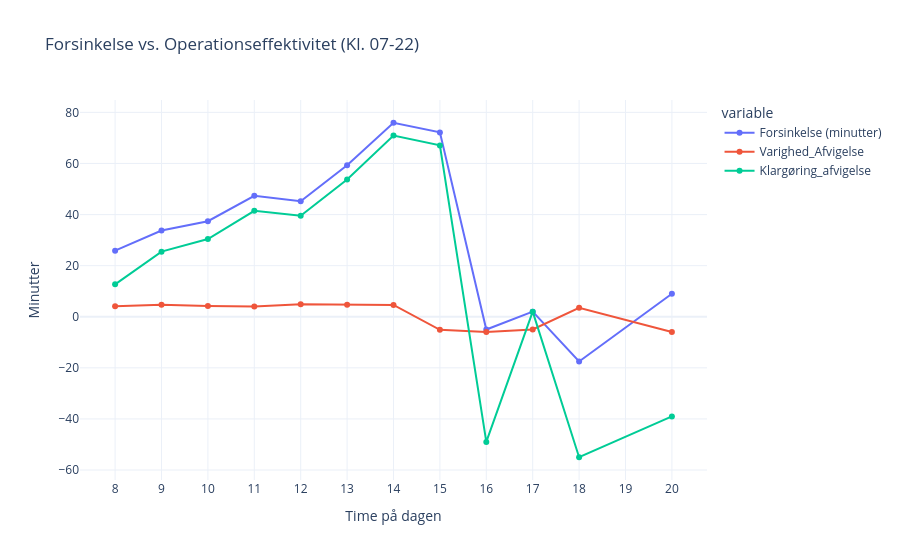

The notebook cell this image was saved under:
### Code cell
# timerne fra 7 til og med 22
df_filtered = df_planlagt_eye[(df_planlagt_eye['Time'] >= 8) & (df_planlagt_eye['Time'] <= 22)]

# 2. Lav den gennemsnitlige beregning baseret på det filtrerede data
pivot_data = df_filtered.groupby('Time')[['Forsinkelse (minutter)', 'Varighed_Afvigelse', 'Klargøring_afvigelse']].mean().reset_index()

# 3. Lav plottet
fig = px.line(pivot_data, x='Time', y=['Forsinkelse (minutter)', 'Varighed_Afvigelse', 'Klargøring_afvigelse'],
              title='Forsinkelse vs. Operationseffektivitet (Kl. 07-22)',
              labels={'value': 'Minutter', 'Time': 'Time på dagen'},
              markers=True,
              template="plotly_white")

# Gør x-aksen pænere, så den viser hver time
fig.update_layout(xaxis=dict(tickmode='linear', tick0=7, dtick=1))

fig.show()

### Figure 1 — Plotly figure (JSON) as saved in the notebook; plotly's stock layout.template omitted (floating-point values rounded to 4 significant figures)
{"data": [{"hovertemplate": "variable=Forsinkelse (minutter)<br>Time på dagen=%{x}<br>Minutter=%{y}<extra></extra>", "legendgroup": "Forsinkelse (minutter)", "line": {"color": "#636efa", "dash": "solid"}, "marker": {"symbol": "circle"}, "mode": "lines+markers", "name": "Forsinkelse (minutter)", "orientation": "v", "showlegend": true, "type": "scatter", "x": [8.0, 9.0, 10.0, 11.0, 12.0, 13.0, 14.0, 15.0, 16.0, 17.0, 18.0, 20.0], "xaxis": "x", "y": [25.88, 33.77, 37.4, 47.33, 45.22, 59.3, 75.95, 72.17, -5.0, 2.0, -17.5, 9.0], "yaxis": "y"}, {"hovertemplate": "variable=Varighed_Afvigelse<br>Time på dagen=%{x}<br>Minutter=%{y}<extra></extra>", "legendgroup": "Varighed_Afvigelse", "line": {"color": "#EF553B", "dash": "solid"}, "marker": {"symbol": "circle"}, "mode": "lines+markers", "name": "Varighed_Afvigelse", "orientation": "v", "showlegend": true, "type": "scatter", "x": [8.0, 9.0, 10.0, 11.0, 12.0, 13.0, 14.0, 15.0, 16.0, 17.0, 18.0, 20.0], "xaxis": "x", "y": [4.157, 4.725, 4.186, 3.983, 4.883, 4.679, 4.617, -5.109, -6.0, -5.0, 3.5, -6.0], "yaxis": "y"}, {"hovertemplate": "variable=Klargøring_afvigelse<br>Time på dagen=%{x}<br>Minutter=%{y}<extra></extra>", "legendgroup": "Klargøring_afvigelse", "line": {"color": "#00cc96", "dash": "solid"}, "marker": {"symbol": "circle"}, "mode": "lines+markers", "name": "Klargøring_afvigelse", "orientation": "v", "showlegend": true, "type": "scatter", "x": [8.0, 9.0, 10.0, 11.0, 12.0, 13.0, 14.0, 15.0, 16.0, 17.0, 18.0, 20.0], "xaxis": "x", "y": [12.69, 25.5, 30.4, 41.45, 39.51, 53.74, 70.92, 67.09, -49.0, 2.0, -55.0, -39.0], "yaxis": "y"}], "layout": {"legend": {"title": {"text": "variable"}, "tracegroupgap": 0}, "title": {"text": "Forsinkelse vs. Operationseffektivitet (Kl. 07-22)"}, "xaxis": {"anchor": "y", "domain": [0, 1], "dtick": 1, "tick0": 7, "tickmode": "linear", "title": {"text": "Time på dagen"}}, "yaxis": {"anchor": "x", "domain": [0, 1], "title": {"text": "Minutter"}}}}
